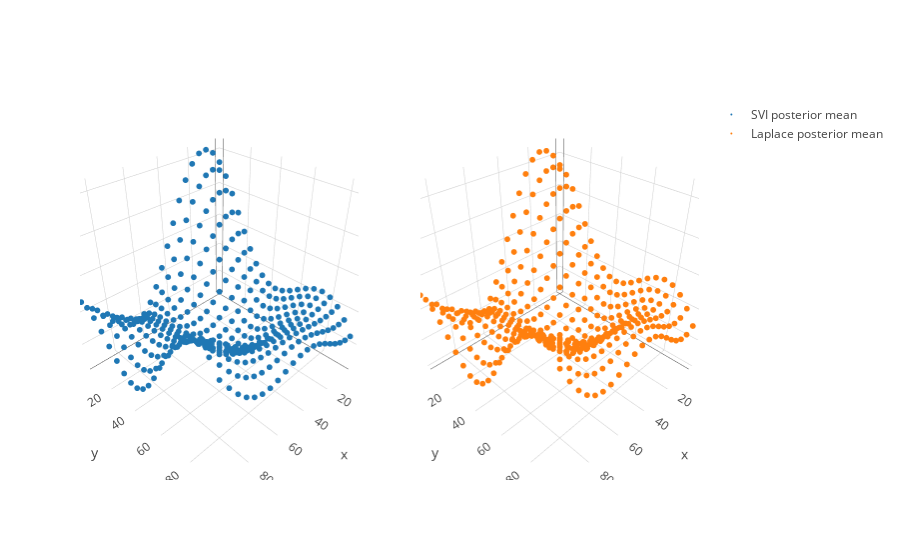

Write notebook code for a chart like this one.
### Markdown cell above
Here, we make predictions and plot the inferred functions.

### Code cell
pred_svi = inf_svi.predict()
pred_lp = inf_lp.f_pred

trace_svi = go.Scatter3d(x = X[:,0], y = X[:,1], z=pred_svi, mode = 'markers', marker=dict(size = 2,), name = 'SVI posterior mean')
trace_lp = go.Scatter3d(x = X[:,0], y = X[:,1], z=pred_lp, mode = 'markers', marker=dict(size = 2,), name = 'Laplace posterior mean')
fig = tools.make_subplots(rows=1, cols=2, specs=[[{'is_3d': True}, {'is_3d': True}]])
fig.append_trace(trace_svi, 1, 1)
fig.append_trace(trace_lp, 1, 2)
iplot(fig)

### Figure 1 — Plotly figure (JSON) as saved in the notebook; plotly's stock layout.template omitted (floating-point values rounded to 4 significant figures; data arrays with more than 128 entries replaced by an {"elided": "..."} marker saying what was removed)
{"data": [{"marker": {"size": 2}, "mode": "markers", "name": "SVI posterior mean", "scene": "scene1", "type": "scatter3d", "x": {"elided": "400 int values"}, "y": {"elided": "400 int values"}, "z": {"elided": "400 float values"}}, {"marker": {"size": 2}, "mode": "markers", "name": "Laplace posterior mean", "scene": "scene2", "type": "scatter3d", "x": {"elided": "400 int values"}, "y": {"elided": "400 int values"}, "z": {"elided": "400 float values"}}], "layout": {"scene1": {"domain": {"x": [0, 0.45], "y": [0, 1]}}, "scene2": {"domain": {"x": [0.55, 1], "y": [0, 1]}}}}
